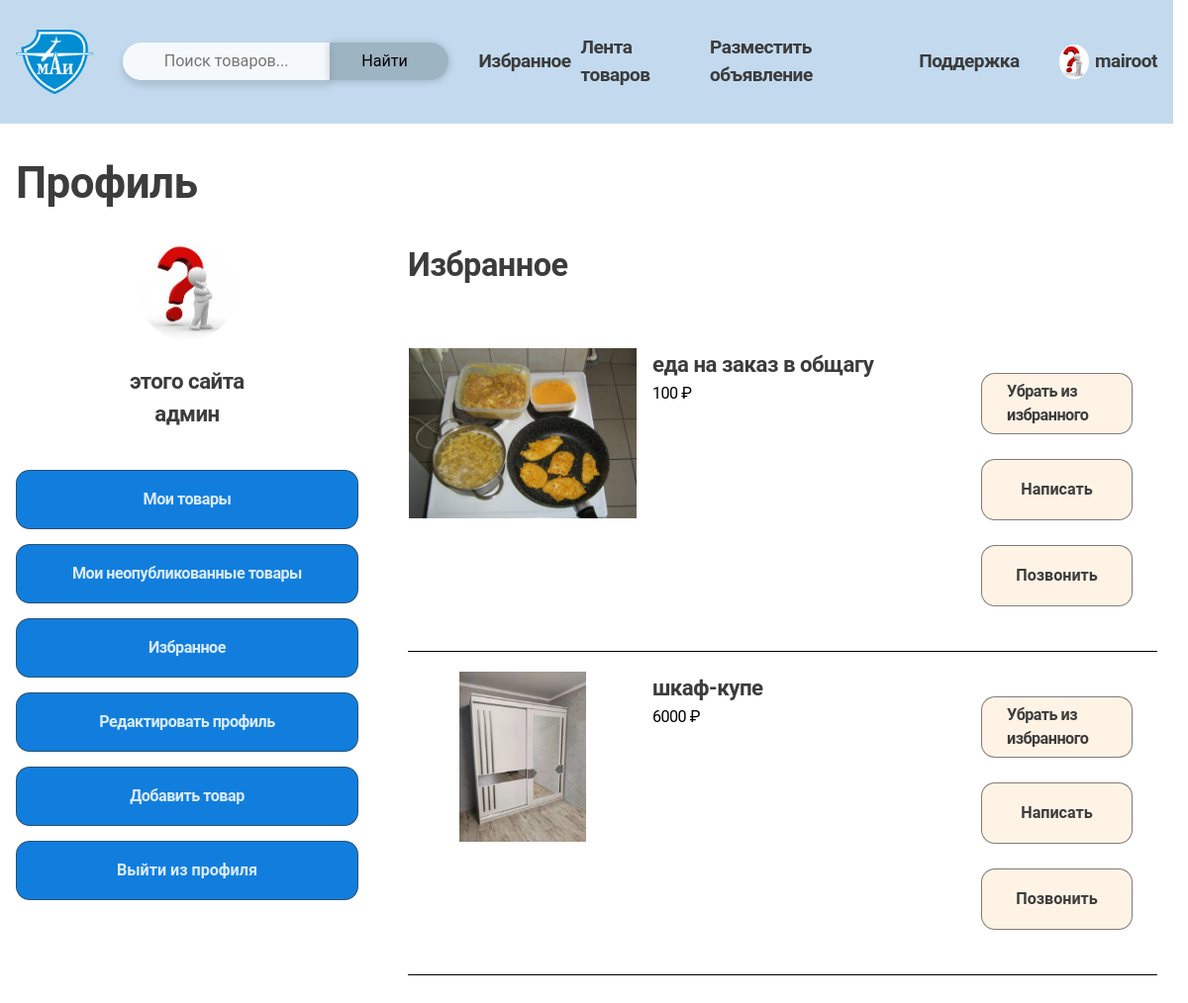
Before: /favorites/fav_list/ (signed in) with the older database file.
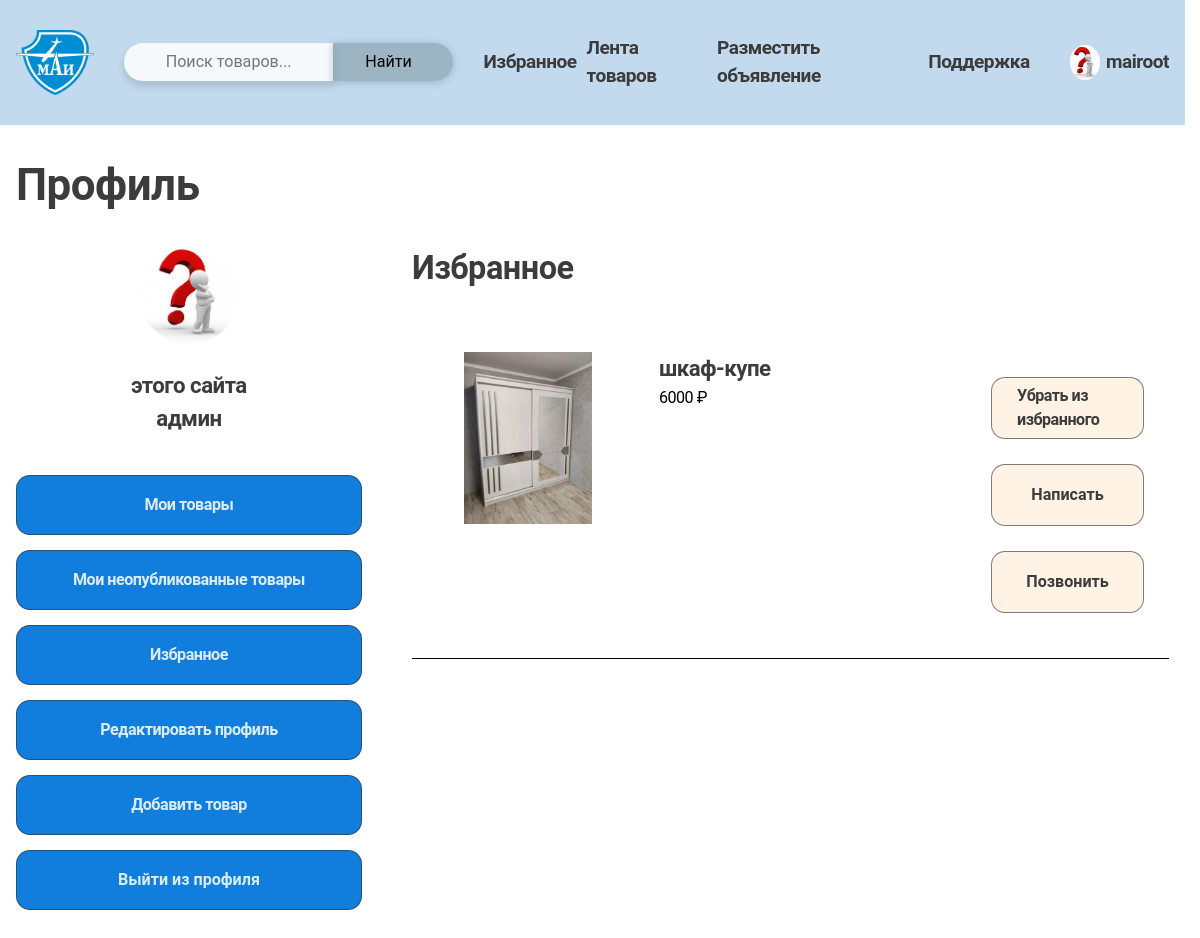
After: the same page with the newer database file.
### favorites/models.py (models this page shows, shortened)
class Favorites(models.Model):
    user = models.ForeignKey(get_user_model(), on_delete=models.CASCADE, verbose_name='Пользователь')
    product = models.ForeignKey(to=Goods, on_delete=models.CASCADE, verbose_name='Товар')
    time_create = models.DateTimeField(auto_now_add=True)
    class Meta:
        verbose_name = 'Избранное'
        verbose_name_plural = 'Избранное'
        ordering = ['-time_create']

### goods/models.py (models this page shows, shortened)
class Goods(models.Model):  # модель таблицы товаров
    name = models.CharField(max_length=127, unique=True, db_index=True, verbose_name='Название')
    slug = models.SlugField(max_length=127, unique=True, verbose_name='URL')
    description = models.TextField(blank=True, null=True, verbose_name='Описание')
    image = models.ImageField(upload_to=upload_to, blank=True, null=True, verbose_name='Изображение')
    price = models.PositiveIntegerField(default=0, db_index=True, verbose_name='Цена')
    category = models.ForeignKey(to=Categories, on_delete=models.PROTECT, verbose_name='Категория')
    seller = models.ForeignKey(get_user_model(), on_delete=models.CASCADE, verbose_name='Продавец')
    condition = models.ForeignKey(to=Condition, on_delete=models.PROTECT, verbose_name='Состояние')
    is_published = models.BooleanField(default=True)
    time_create = models.DateTimeField(auto_now_add=True)
    time_update = models.DateTimeField(auto_now=True)
    address = models.ForeignKey(to=Address, on_delete=models.CASCADE, blank=True, null=True, verbose_name='Адрес')
    class Meta:
        ordering = ['-time_create']
        db_table = 'goods'
        verbose_name = 'Товар'
        verbose_name_plural = 'Товары'
    def get_absolute_url(self):
        return reverse('goods:ad', kwargs={'ad_slug': self.slug})

### favorites/views.py (the view)
# urls.py: path('fav_list/', views.fav_list, name='fav_list'),
@login_required
def fav_list(request):
    ads = Favorites.objects.filter(user=request.user)
    data = {'ads': ads}
    return render(request, 'favorites/fav_list.html', data)

### users/models.py (called while the page is built)
    def get_absolute_url(self):
        return reverse('users:profile', kwargs={'user_id': self.id})

### favorites/templates/favorites/fav_list.html
{% extends 'base_for_profile.html' %}
{% load static %}
{% block content_user %}
<h2 class="my-products__title h3">Избранное</h2>
<ul class="my-products__list">
{% for ad in ads %}
    <li class="my-products__item">
        <div class="my-products__item-wrapper">
            <div class="my-products__photo">
                <a href="{{ ad.product.get_absolute_url }}">
                <img class="my-products__image" src="{{ ad.product.image.url }}" alt="">
                </a>
            </div>
            <div class="my-products__info   ">
                <h3 class="my-products__name h4">{{ ad.product.name }}</h3>
                <p class="my-products__price">{{ ad.product.price }} <span>₽</span></p>
            </div>
        </div>
        <div class="my-products__btns">
            <a class="my-products__button button button--delete-from-likes" href="{% url 'favorites:remove_fav' ad.id %}">Убрать из избранного</a>
            <button class="my-products__button button button--delete-from-likes" >Написать</button>
            <button class="my-products__button button button--delete-from-likes" >Позвонить</button>
        </div>
    </li>
    {% endfor %}
</ul>
{% endblock %}

Changed rows visible on the page:
removed Favorites: product.image (picture), product.name "еда на заказ в общагу", product.price "100"
